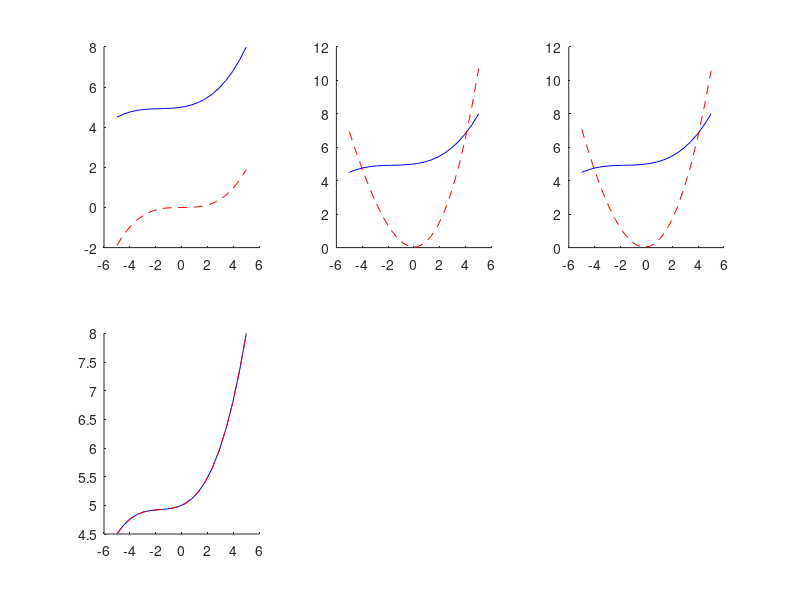
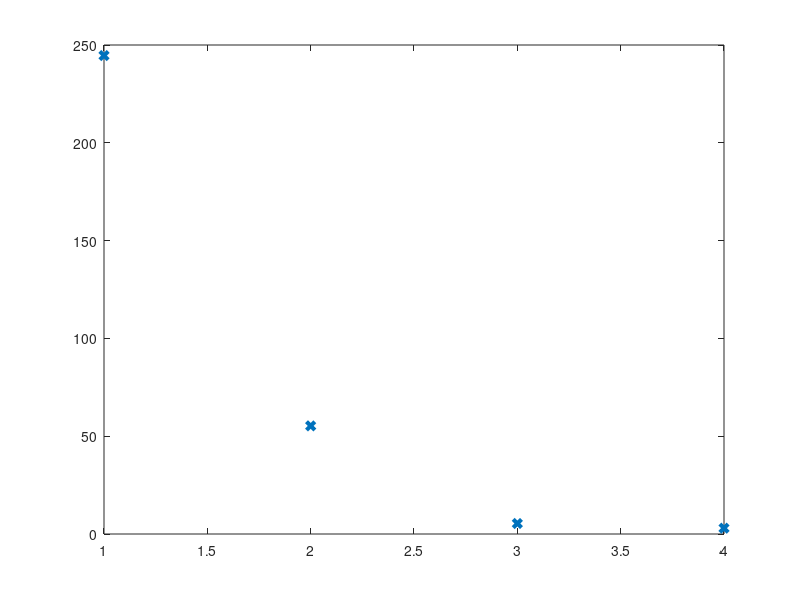

MATLAB code for these plots, in order:
% OLS_Cubic.m
% Author: Mitchel J. Colebank
% Script for MATH 728: UQ for Phys and Biol Sys
% Date created: January, 2025
%
% Defines a cubic model and then calibrates to data under the assumption of
% normal, gaussian iid errors
clear; clc; close all;
%%
% Region where parameters are identifiable.
xspace = linspace(-5,5,20 )';
% Region where parameters are NOT identifiable.
% xspace = linspace(-0.01,0.01,20 )';
% xspace = linspace(-40,40,20 )';

cubic_model = @(q,x) q(1) + q(2).*x ...
    + q(3).*x.^2 + q(4).*x.^3 ;
param_star = [5; 0.1; 0.05; 0.01];
A = [ones(length(xspace),1) xspace xspace.^2 xspace.^3];

% cubic_model = @(q,x) q(1) + q(2).*x ...
    % + q(3).*x.^2 + q(4).*x.^3 + q(5).*x.^3;
% param_star = [5; 0.1; 0.05; 0.05; 0.01];
% A = [ones(length(xspace),1) xspace xspace.^2 xspace.^3 xspace.^3];


% We can also write this as a linear model
[U,S,V] = svd(A);

figure(1); clf; 
for i=1:length(param_star)
    r = i;
    subplot(2,3,i); hold on;
    plot(xspace,A*param_star,'b');

    A_red = U(:,1:r)*S(1:r,1:r)*V(:,1:r)';
    plot(xspace,A_red*param_star,'--r');
end

figure; plot(diag(S(1:length(param_star),1:length(param_star))),'x','LineWidth',3);
